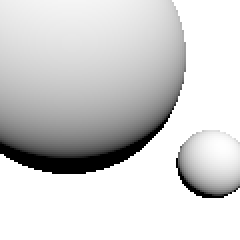
#> input picture 4crMP/mpray_forward.png, 120 x 120 px (shown 2 times larger)
$ python compareImages.py mpray_forward.png mpray_neglight.png mpray_neglight.png
#> lines starting #> are read from the running program, lines starting #| are printed output that depends on the picture; after the words box and inside, x2 and y2 are one past the last pixel; in counts of white or black regions, pixels touching at a corner belong together
#> further down, a is the input picture: PIL image 120x120 RGBA; mean R, G, B, A 98.3, 98.3, 98.3, 143.3
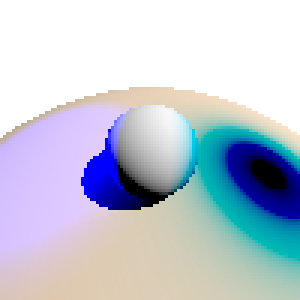
#> input picture 4crMP/mpray_neglight.png, 100 x 100 px (shown 3 times larger)
#> further down, b is the input picture: PIL image 100x100 RGBA; mean R, G, B, A 103.5, 111.9, 126.2, 166.7
# taken from stackoverflow to test answers - https://stackoverflow.com/questions/16720594/comparing-two-images-pixel-wise-with-pil-python-imaging-library

from PIL import Image, ImageChops
import sys
point_table = ([0] + ([255] * 255))

def black_or_b(a, b):
    diff = ImageChops.difference(a, b)
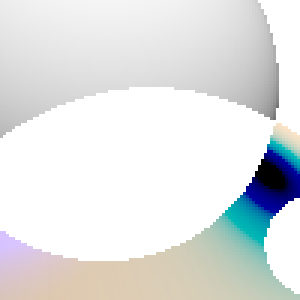
#> diff: PIL image 100x100 RGBA (shown 3 times larger); mean R, G, B, A 144.7, 139.7, 141.7, 134.1; transparent parts drawn white
    diff = diff.convert('L')
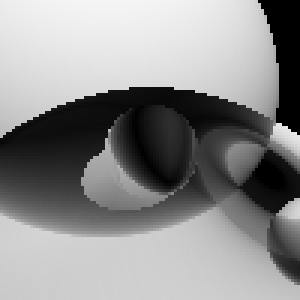
#> diff: PIL image 100x100 L (shown 3 times larger); min 0, max 245, mean 141.4
    diff = diff.point(point_table)
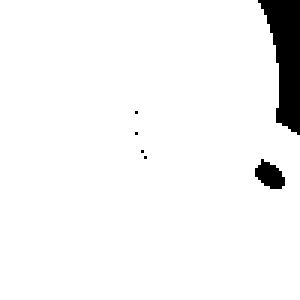
#> diff: PIL image 100x100 L (shown 3 times larger); 95.6% white; 6 black regions (4 under 20 px), largest, box (x1, y1, x2, y2) and area: (86, 0, 100, 45) 370, (85, 53, 95, 63) 64
    new = diff.convert('RGB')
    new.paste(b, mask=diff)
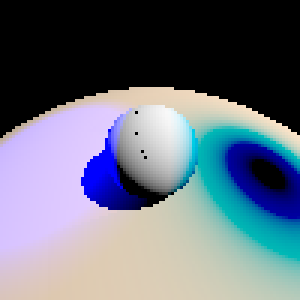
#> new: PIL image 100x100 RGB (shown 3 times larger); mean R, G, B 103.5, 111.8, 126.1
    return new

a = Image.open(sys.argv[1])
b = Image.open(sys.argv[2])
loc = sys.argv[3]
c = black_or_b(a, b)
c.save(loc + ".png")
